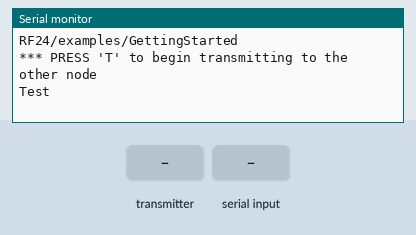
A sketch run on a simulated Arduino Uno, built with avr-gcc and run on an emulated ATmega328P. Shown: the last lines printed to the serial monitor. The inputs (shaded band) are chosen by the test bench. No radio packets arrive unless stated.

Above: at 1.2 s.
1.3 s: the transmitter starts sending got_time = 0
At 1.37 s:
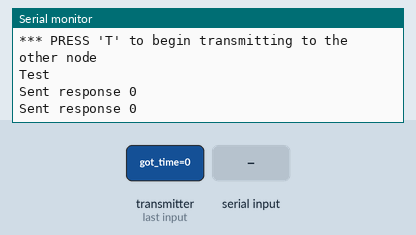
3.2 s: "T" received over Serial
At 4.0 s:
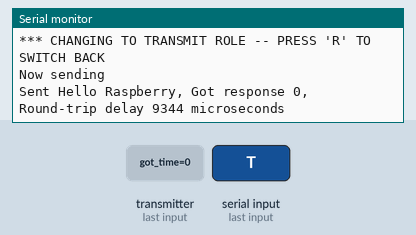
4.7 s: "R" received over Serial
At 5.33 s:
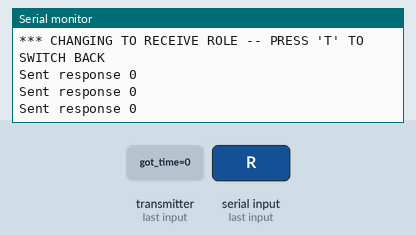

Measured:
- after the input at 1.3 s, the serial monitor: prints a new line at once (image 1)
- after the input at 3.2 s, the serial monitor: prints a new line at once (image 2)
- after the input at 4.7 s, the serial monitor: prints a new line after 0.51 s (image 3)

The sketch:

SendText_Joern1.ino
```cpp
/*
* Getting Started example sketch for nRF24L01+ radios
* This is a very basic example of how to send data from one node to another
* Updated: Dec 2014 by TMRh20
*/

#include <SPI.h>
#include "RF24.h"
#include <string.h>

/****************** User Config ***************************/
/***      Set this radio as radio number 0 or 1         ***/
bool radioNumber = 0;

/* Hardware configuration: Set up nRF24L01 radio on SPI bus plus pins 7 & 8 */
RF24 radio(7,8);
/**********************************************************/

byte addresses[][6] = {"00001","00002"};

// Used to control whether this node is sending or receiving
bool role = 0;

void setup() {
  Serial.begin(115200);
  Serial.println(F("RF24/examples/GettingStarted"));
  Serial.println(F("*** PRESS 'T' to begin transmitting to the other node"));

  radio.begin();

  // Set the PA Level low to prevent power supply related issues since this is a
 // getting_started sketch, and the likelihood of close proximity of the devices. RF24_PA_MAX is default.
  radio.setPALevel(RF24_PA_LOW);

  // Open a writing and reading pipe on each radio, with opposite addresses
  if(radioNumber){
    radio.openWritingPipe(addresses[1]);
    radio.openReadingPipe(1,addresses[0]);
  }else{
    radio.openWritingPipe(addresses[0]);
    Serial.println(F("Test"));
    radio.openReadingPipe(1,addresses[1]);
  }

  // Start the radio listening for data
  radio.startListening();
}

void loop() {


/****************** Ping Out Role ***************************/
if (role == 1)  {

    radio.stopListening();                                    // First, stop listening so we can talk.


    Serial.println(F("Now sending"));

    const char text[] = "Hello Raspberry";
    unsigned long start_time = micros();

                             // Take the time, and send it.  This will block until complete
     if (!radio.write(&text, sizeof(text))){
       Serial.println(F("failed"));
     }

    radio.startListening();                                    // Now, continue listening

    unsigned long started_waiting_at = micros();               // Set up a timeout period, get the current microseconds
    boolean timeout = false;                                   // Set up a variable to indicate if a response was received or not

    while ( ! radio.available() ){                             // While nothing is received
      if (micros() - started_waiting_at > 200000 ){            // If waited longer than 200ms, indicate timeout and exit while loop
          timeout = true;
          break;
      }
    }

    if ( timeout ){                                             // Describe the results
        Serial.println(F("Failed, response timed out."));
    }else{
        unsigned long got_time;                                 // Grab the response, compare, and send to debugging spew
        radio.read( &got_time, sizeof(unsigned long) );
        unsigned long end_time = micros();

        // Spew it
        Serial.print(F("Sent "));
        Serial.print(text);
        Serial.print(F(", Got response "));
        Serial.print(got_time);
        Serial.print(F(", Round-trip delay "));
        Serial.print(end_time-start_time);
        Serial.println(F(" microseconds"));
    }

    // Try again 1s later
    delay(1000);
  }


/****************** Pong Back Role ***************************/

  if ( role == 0 )
  {
    unsigned long got_time;

    if( radio.available()){
                                                                    // Variable for the received timestamp
      while (radio.available()) {                                   // While there is data ready
        radio.read( &got_time, sizeof(unsigned long) );             // Get the payload
      }

      radio.stopListening();                                        // First, stop listening so we can talk
      radio.write( &got_time, sizeof(unsigned long) );              // Send the final one back.
      radio.startListening();                                       // Now, resume listening so we catch the next packets.
      Serial.print(F("Sent response "));
      Serial.println(got_time);
   }
 }


/****************** Change Roles via Serial Commands ***************************/

  if ( Serial.available() )
  {
    char c = toupper(Serial.read());
    if ( c == 'T' && role == 0 ){
      Serial.println(F("*** CHANGING TO TRANSMIT ROLE -- PRESS 'R' TO SWITCH BACK"));
      role = 1;                  // Become the primary transmitter (ping out)

   }else
    if ( c == 'R' && role == 1 ){
      Serial.println(F("*** CHANGING TO RECEIVE ROLE -- PRESS 'T' TO SWITCH BACK"));
       role = 0;                // Become the primary receiver (pong back)
       radio.startListening();

    }
  }


} // Loop
```
